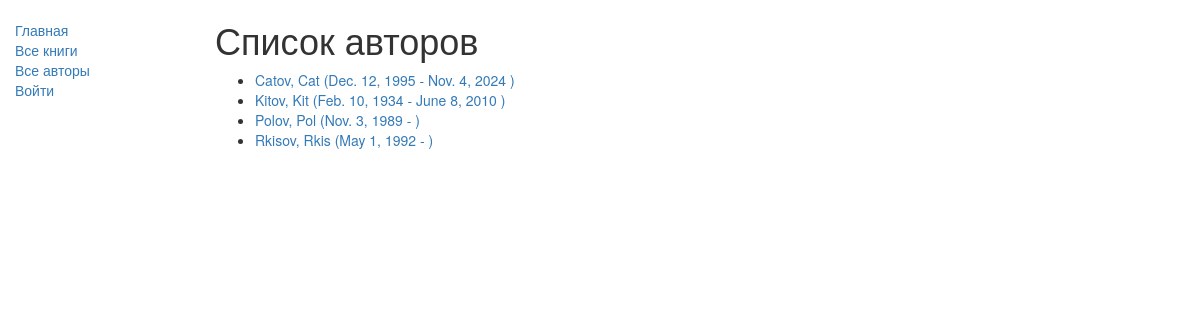
The app's page /catalog/authors/, older data.
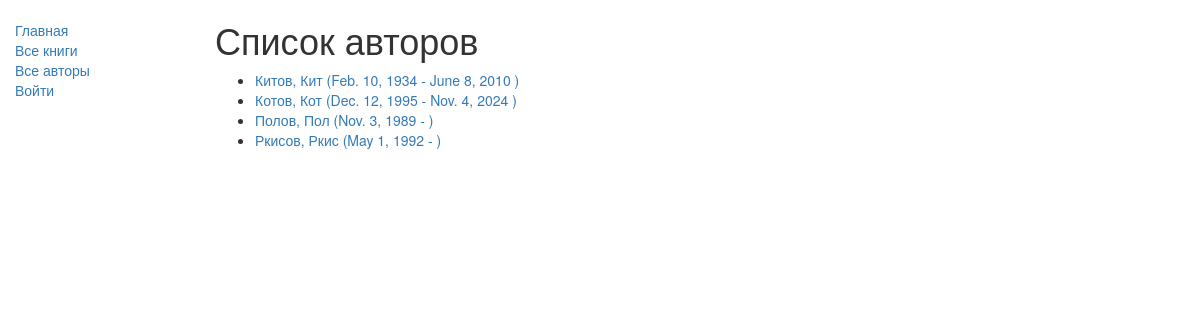
The same page, newer data.
### catalog/models.py (models this page shows, shortened)
class Author(models.Model):
    first_name = models.CharField(max_length=100)
    last_name = models.CharField(max_length=100)
    date_of_birth = models.DateField(null=True, blank=True)
    date_of_death = models.DateField('Died', null=True, blank=True)
    def get_absolute_url(self):
        return reverse('author-detail', args=[str(self.id)])
    class Meta:
        ordering = ['last_name']

### catalog/views.py (the view)
# urls.py: path('authors/', views.AuthorListView.as_view(), name='author'),
class AuthorListView(generic.ListView):
    model = Author
    paginate_by = 10

### catalog/templates/catalog/author_list.html
{% extends "base_generic.html" %}
{% block content %}
    <h1>Список авторов</h1>
    {% if author_list %}
    <ul>
        {% for author in author_list %}
            <li>
                <a href="{{ author.get_absolute_url }}">
                    {{ author.last_name }},
                    {{ author.first_name }}
                    ({{ author.date_of_birth }} -
                    {% if author.date_of_death %}
                        {{ author.date_of_death }}
                    {% endif %}
                    )
                </a>
            </li>
        {% endfor %}
    </ul>
    {% else %}
        <p>There are no authors in the library.</p>
    {% endif %}
{% endblock %}

Row changes from the older to the newer data that the page shows:
changed Author: last_name "Kitov" → "Китов"; first_name "Kit" → "Кит"; moves up the list
changed Author: last_name "Catov" → "Котов"; first_name "Cat" → "Кот"
changed Author: last_name "Polov" → "Полов"; first_name "Pol" → "Пол"
changed Author: last_name "Rkisov" → "Ркисов"; first_name "Rkis" → "Ркис"
